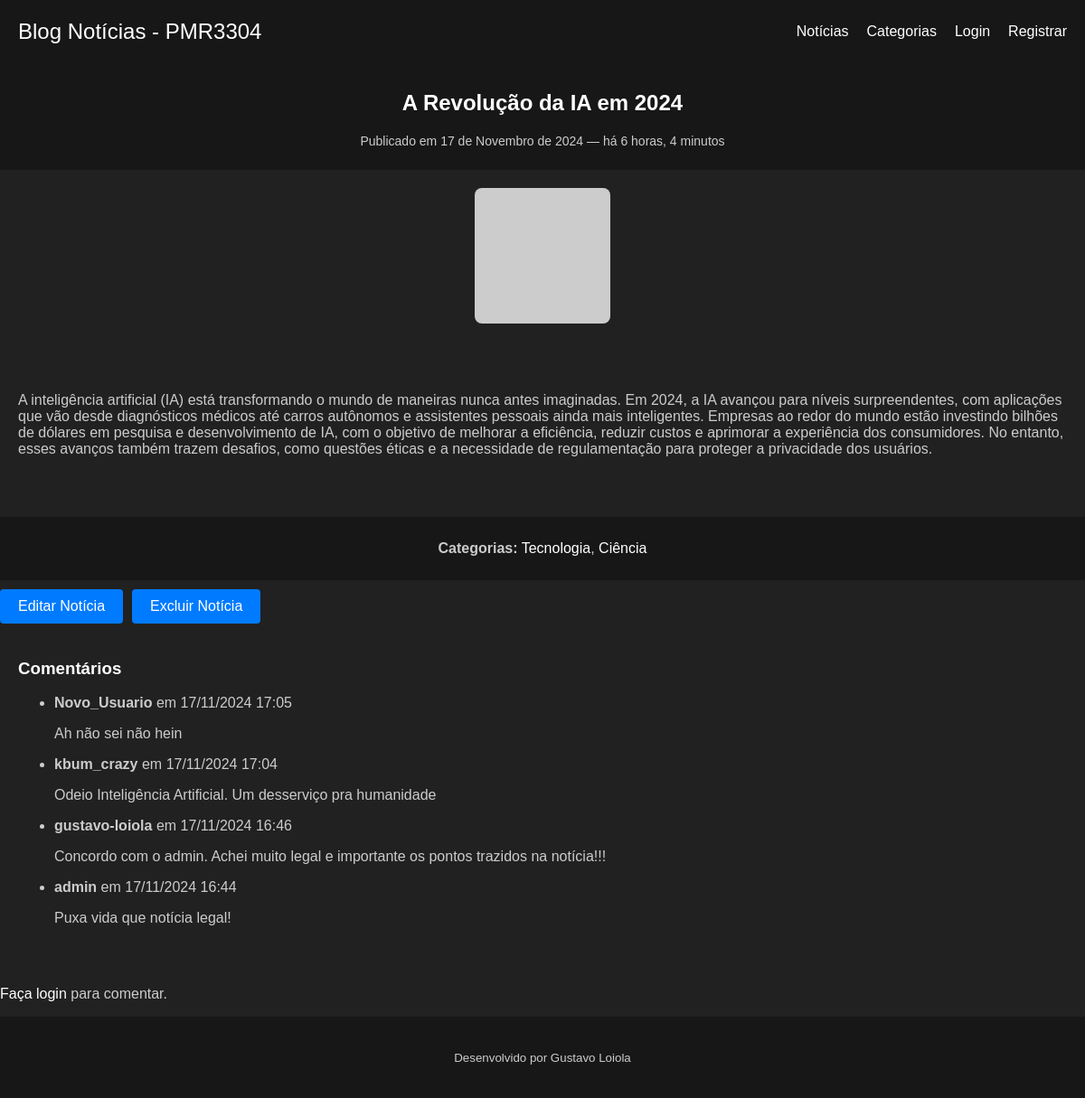
/6/, run on the app's committed database.
### noticias/models.py (models this page shows, shortened)
class Noticia(models.Model):
    titulo = models.CharField(max_length=200)
    resumo = models.TextField(max_length=300)
    conteudo = models.TextField()
    data_postagem = models.DateTimeField(auto_now_add=True)
    noticia_url = models.URLField(max_length=200)
    categorias = models.ManyToManyField(Categoria, related_name='noticias')

class Categoria(models.Model):
    nome = models.CharField(max_length=50, unique=True)
    descricao = models.TextField(blank=True, null=True)

class Comment(models.Model):
    noticia = models.ForeignKey(Noticia, on_delete=models.CASCADE, related_name='comments')
    autor = models.ForeignKey(User, on_delete=models.CASCADE)
    texto = models.TextField()
    data_postagem = models.DateTimeField(auto_now_add=True)

### noticias/views.py (the view, shortened to what this page needs)
# urls.py: path('<int:pk>/', views.NoticiaDetalheView.as_view(), name='detalhe'),
class NoticiaDetalheView(DetailView):
    model = Noticia
    template_name = 'noticias/detail.html'
    context_object_name = 'noticia'
    def get_context_data(self, **kwargs):
        context = super().get_context_data(**kwargs)
        context['comments'] = Comment.objects.filter(noticia=self.object).order_by('-data_postagem')
        context['form'] = CommentForm()
        return context
    def dispatch(self, request, *args, **kwargs):
        return super().dispatch(request, *args, **kwargs)

### noticias/templates/noticias/detail.html
{% extends 'base.html' %}
{% block content %}
<article class="noticia-detalhe">
    <header>
        <h1>{{ noticia.titulo }}</h1>
        <p class="data-publicacao">
            Publicado em {{ noticia.data_postagem|date:"d \d\e F \d\e Y" }} — há {{ noticia.data_postagem|timesince }}
        </p>
    </header>
    <section class="imagem-noticia">
        <img src="{{ noticia.noticia_url|default:'https://via.placeholder.com/150' }}" alt="Imagem da Notícia: {{ noticia.titulo }}">
    </section>
    <section class="conteudo-noticia">
        <p>{{ noticia.conteudo|safe }}</p>
    </section>
    <footer class="categorias-noticia">
        <p><strong>Categorias:</strong>
            {% for categoria in noticia.categorias.all %}
                <a href="{% url 'noticias:detalhe_categoria' categoria.pk %}" class="categoria">{{ categoria.nome }}</a>{% if not forloop.last %}, {% endif %}
            {% endfor %}
        </p>
    </footer>
    <div class="noticia-actions">
        <a href="{% url 'noticias:atualizar' noticia.id %}" class="btn btn-primary">Editar Notícia</a>
        <a href="{% url 'noticias:excluir' noticia.id %}" class="btn btn-danger">Excluir Notícia</a>
    </div>
</article>
<section class="comentarios">
    <h3>Comentários</h3>
    {% if comments %}
        <ul>
            {% for comment in comments %}
                <li>
                    <strong>{{ comment.autor.username }}</strong> em {{ comment.data_postagem|date:"d/m/Y H:i" }}
                    <p>{{ comment.texto }}</p>
                </li>
            {% endfor %}
        </ul>
    {% else %}
        <p>Seja o primeiro a comentar!</p>
    {% endif %}
</section>
{% if user.is_authenticated %}
    <section class="novo-comentario">
        <h3>Deixe um comentário</h3>
        <form method="post" action="{% url 'noticias:detalhe' noticia.id %}">
            {% csrf_token %}
            {{ form.as_p }}
            <button type="submit" class="btn btn-primary">Postar Comentário</button>
        </form>
    </section>
{% else %}
    <p><a href="{% url 'noticias:login' %}">Faça login</a> para comentar.</p>
{% endif %}
{% endblock content %}

### static/style.css (style rules this page uses)
body { background-color: #212121; color: #FFFFFF; font-family: 'Arial', sans-serif; margin: 0; padding: 0; }
header, footer { background-color: #171717; color: #FFFFFF; text-align: center; padding: 10px 20px; }
h1, h2, h3, h4 { font-family: 'Helvetica', sans-serif; color: #FFFFFF; }
a { color: #FFFFFF; text-decoration: none; }
p, ul { color: #CCCCCC; }
img { max-width: 100%; height: auto; }
section { padding: 20px; margin-bottom: 30px; background-color: #212121; }
.btn { padding: 10px 20px; font-size: 16px; color: #FFFFFF; text-align: center; border-radius: 4px; text-decoration: none; cursor: pointer; background-color: #007bff; border: none; transition: background-color 0.3s; }
.imagem-noticia { display: flex; justify-content: center; margin-bottom: 20px; }
.imagem-noticia img { max-width: 100%; height: auto; border-radius: 8px; }
.conteudo-noticia { flex: 1; display: flex; flex-direction: column; }
.data-publicacao { font-size: 14px; color: #CCCCCC; margin-top: 5px; }
.noticia-actions { display: flex; gap: 10px; margin-top: 10px; }

### data on the page
Noticia: titulo "A Revolução da IA em 2024", data_postagem "17 de Novembro de 2024", data_postagem "6 horas, 4 minutos", conteudo "A inteligência artificial (IA) está transformando o mundo de maneiras nunca antes imaginadas. Em 2024, a IA avançou para níveis surpreendentes, com aplicações que vão desde diagnósticos médicos até carros autônomos e assistentes pessoais ainda mais inteligentes. Empresas ao redor do mundo estão investindo bilhões de dólares em pesquisa e desenvolvimento de IA, com o objetivo de melhorar a eficiência, reduzir custos e aprimorar a experiência dos consumidores. No entanto, esses avanços também trazem desafios, como questões éticas e a necessidade de regulamentação para proteger a privacidade dos usuários."
Categoria: nome "Tecnologia"
Categoria: nome "Ciência"
Comment: autor.username "Novo_Usuario", data_postagem "17/11/2024 17:05", texto "Ah não sei não hein"
Comment: autor.username "kbum_crazy", data_postagem "17/11/2024 17:04", texto "Odeio Inteligência Artificial. Um desserviço pra humanidade"
Comment: autor.username "gustavo-loiola", data_postagem "17/11/2024 16:46", texto "Concordo com o admin. Achei muito legal e importante os pontos trazidos na notícia!!!"
Comment: autor.username "admin", data_postagem "17/11/2024 16:44", texto "Puxa vida que notícia legal!"
